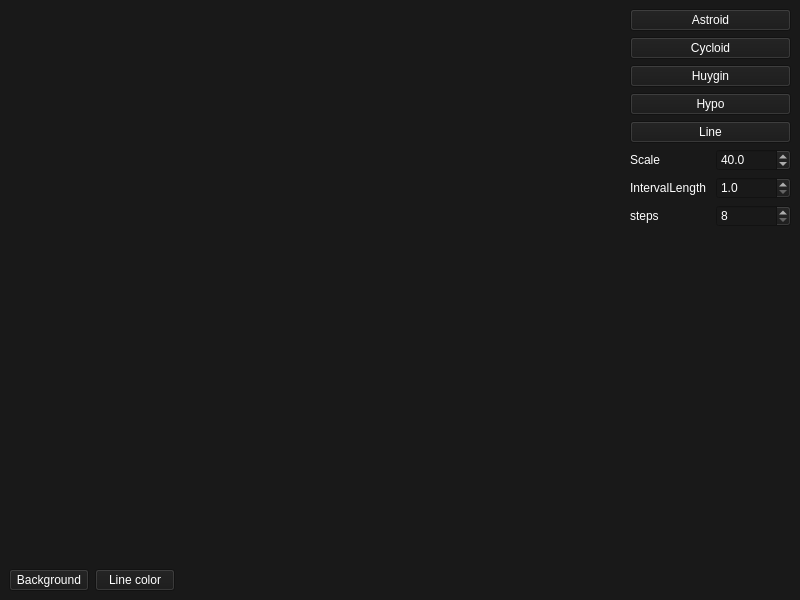
<?xml version="1.0" encoding="UTF-8"?>
<ui version="4.0">
 <class>MainWindow</class>
 <widget class="QMainWindow" name="MainWindow">
  <property name="geometry">
   <rect>
    <x>0</x>
    <y>0</y>
    <width>800</width>
    <height>600</height>
   </rect>
  </property>
  <property name="windowTitle">
   <string>MainWindow</string>
  </property>
  <property name="styleSheet">
   <string notr="true">background-color:rgb(25, 25, 25);
color:white;</string>
  </property>
  <widget class="QWidget" name="centralwidget">
   <layout class="QVBoxLayout" name="verticalLayout_4">
    <item>
     <layout class="QHBoxLayout" name="horizontalLayout_5">
      <item>
       <layout class="QVBoxLayout" name="verticalLayout_3">
        <item>
         <widget class="RenderArea" name="renderArea" native="true">
          <property name="minimumSize">
           <size>
            <width>600</width>
            <height>450</height>
           </size>
          </property>
         </widget>
        </item>
        <item>
         <layout class="QHBoxLayout" name="horizontalLayout_4">
          <item>
           <widget class="QPushButton" name="backgroundColorBtn">
            <property name="text">
             <string>Background</string>
            </property>
           </widget>
          </item>
          <item>
           <widget class="QPushButton" name="shapeColorBtn">
            <property name="text">
             <string>Line color</string>
            </property>
           </widget>
          </item>
          <item>
           <spacer name="horizontalSpacer">
            <property name="orientation">
             <enum>Qt::Horizontal</enum>
            </property>
            <property name="sizeHint" stdset="0">
             <size>
              <width>40</width>
              <height>20</height>
             </size>
            </property>
           </spacer>
          </item>
         </layout>
        </item>
       </layout>
      </item>
      <item>
       <layout class="QVBoxLayout" name="verticalLayout_2">
        <item>
         <widget class="QPushButton" name="astBtn">
          <property name="minimumSize">
           <size>
            <width>155</width>
            <height>0</height>
           </size>
          </property>
          <property name="maximumSize">
           <size>
            <width>300</width>
            <height>16777215</height>
           </size>
          </property>
          <property name="text">
           <string>Astroid</string>
          </property>
         </widget>
        </item>
        <item>
         <widget class="QPushButton" name="cycBtn">
          <property name="minimumSize">
           <size>
            <width>155</width>
            <height>0</height>
           </size>
          </property>
          <property name="maximumSize">
           <size>
            <width>300</width>
            <height>16777215</height>
           </size>
          </property>
          <property name="text">
           <string>Cycloid</string>
          </property>
         </widget>
        </item>
        <item>
         <widget class="QPushButton" name="huyginBtn">
          <property name="minimumSize">
           <size>
            <width>155</width>
            <height>0</height>
           </size>
          </property>
          <property name="maximumSize">
           <size>
            <width>300</width>
            <height>16777215</height>
           </size>
          </property>
          <property name="text">
           <string>Huygin</string>
          </property>
         </widget>
        </item>
        <item>
         <widget class="QPushButton" name="hypoBtn">
          <property name="minimumSize">
           <size>
            <width>155</width>
            <height>0</height>
           </size>
          </property>
          <property name="maximumSize">
           <size>
            <width>300</width>
            <height>16777215</height>
           </size>
          </property>
          <property name="text">
           <string>Hypo</string>
          </property>
         </widget>
        </item>
        <item>
         <widget class="QPushButton" name="lineBtn">
          <property name="minimumSize">
           <size>
            <width>155</width>
            <height>0</height>
           </size>
          </property>
          <property name="maximumSize">
           <size>
            <width>300</width>
            <height>16777215</height>
           </size>
          </property>
          <property name="text">
           <string>Line</string>
          </property>
         </widget>
        </item>
        <item>
         <layout class="QVBoxLayout" name="verticalLayout">
          <item>
           <layout class="QHBoxLayout" name="horizontalLayout">
            <item>
             <widget class="QLabel" name="label">
              <property name="minimumSize">
               <size>
                <width>80</width>
                <height>0</height>
               </size>
              </property>
              <property name="maximumSize">
               <size>
                <width>150</width>
                <height>16777215</height>
               </size>
              </property>
              <property name="text">
               <string>Scale</string>
              </property>
             </widget>
            </item>
            <item>
             <widget class="QDoubleSpinBox" name="spinScale">
              <property name="minimumSize">
               <size>
                <width>75</width>
                <height>0</height>
               </size>
              </property>
              <property name="maximumSize">
               <size>
                <width>150</width>
                <height>16777215</height>
               </size>
              </property>
              <property name="decimals">
               <number>1</number>
              </property>
              <property name="singleStep">
               <double>1.000000000000000</double>
              </property>
              <property name="value">
               <double>40.000000000000000</double>
              </property>
             </widget>
            </item>
           </layout>
          </item>
          <item>
           <layout class="QHBoxLayout" name="horizontalLayout_2">
            <item>
             <widget class="QLabel" name="label_2">
              <property name="minimumSize">
               <size>
                <width>80</width>
                <height>0</height>
               </size>
              </property>
              <property name="maximumSize">
               <size>
                <width>150</width>
                <height>16777215</height>
               </size>
              </property>
              <property name="text">
               <string>IntervalLength</string>
              </property>
             </widget>
            </item>
            <item>
             <widget class="QDoubleSpinBox" name="spinIntervalLength">
              <property name="minimumSize">
               <size>
                <width>5</width>
                <height>0</height>
               </size>
              </property>
              <property name="maximumSize">
               <size>
                <width>150</width>
                <height>16777215</height>
               </size>
              </property>
              <property name="decimals">
               <number>1</number>
              </property>
              <property name="minimum">
               <double>1.000000000000000</double>
              </property>
              <property name="singleStep">
               <double>0.100000000000000</double>
              </property>
             </widget>
            </item>
           </layout>
          </item>
         </layout>
        </item>
        <item>
         <layout class="QHBoxLayout" name="horizontalLayout_3">
          <item>
           <widget class="QLabel" name="label_3">
            <property name="minimumSize">
             <size>
              <width>80</width>
              <height>0</height>
             </size>
            </property>
            <property name="maximumSize">
             <size>
              <width>150</width>
              <height>16777215</height>
             </size>
            </property>
            <property name="text">
             <string>steps</string>
            </property>
           </widget>
          </item>
          <item>
           <widget class="QSpinBox" name="spinStep">
            <property name="minimumSize">
             <size>
              <width>75</width>
              <height>0</height>
             </size>
            </property>
            <property name="maximumSize">
             <size>
              <width>150</width>
              <height>16777215</height>
             </size>
            </property>
            <property name="minimum">
             <number>8</number>
            </property>
            <property name="maximum">
             <number>1024</number>
            </property>
            <property name="singleStep">
             <number>4</number>
            </property>
           </widget>
          </item>
         </layout>
        </item>
        <item>
         <spacer name="verticalSpacer">
          <property name="orientation">
           <enum>Qt::Vertical</enum>
          </property>
          <property name="sizeHint" stdset="0">
           <size>
            <width>20</width>
            <height>40</height>
           </size>
          </property>
         </spacer>
        </item>
       </layout>
      </item>
     </layout>
    </item>
   </layout>
  </widget>
  <widget class="QMenuBar" name="menubar">
   <property name="geometry">
    <rect>
     <x>0</x>
     <y>0</y>
     <width>800</width>
     <height>22</height>
    </rect>
   </property>
  </widget>
 </widget>
 <customwidgets>
  <customwidget>
   <class>RenderArea</class>
   <extends>QWidget</extends>
   <header>renderarea.h</header>
   <container>1</container>
  </customwidget>
 </customwidgets>
 <resources/>
 <connections/>
</ui>
